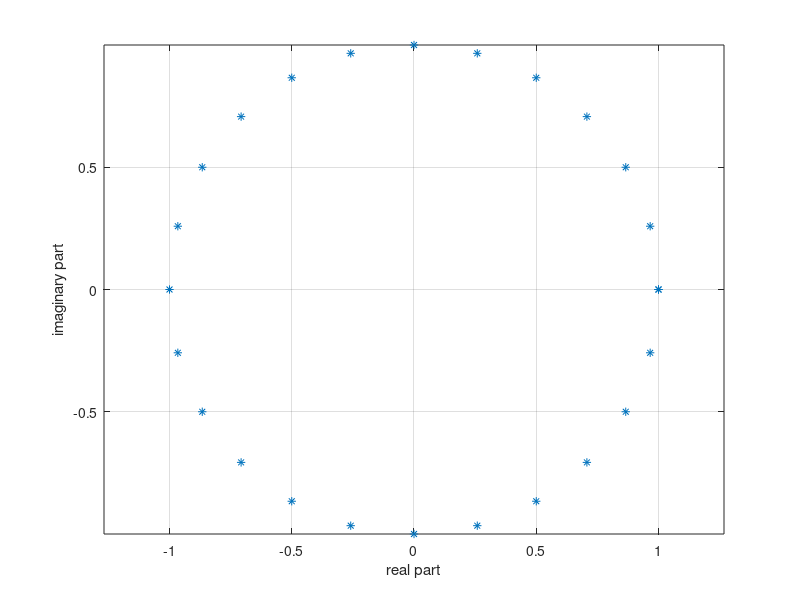

Reproduce this figure in MATLAB.
clc
clear all;
close all;
t=linspace(0,2*pi,25);
x=cos(t);
y=sin(t);
z=x+1i*y;
plot(real(z),imag(z),'*');
plot(z,'*');
axis equal;
grid on;
xlabel('real part');
ylabel('imaginary part');